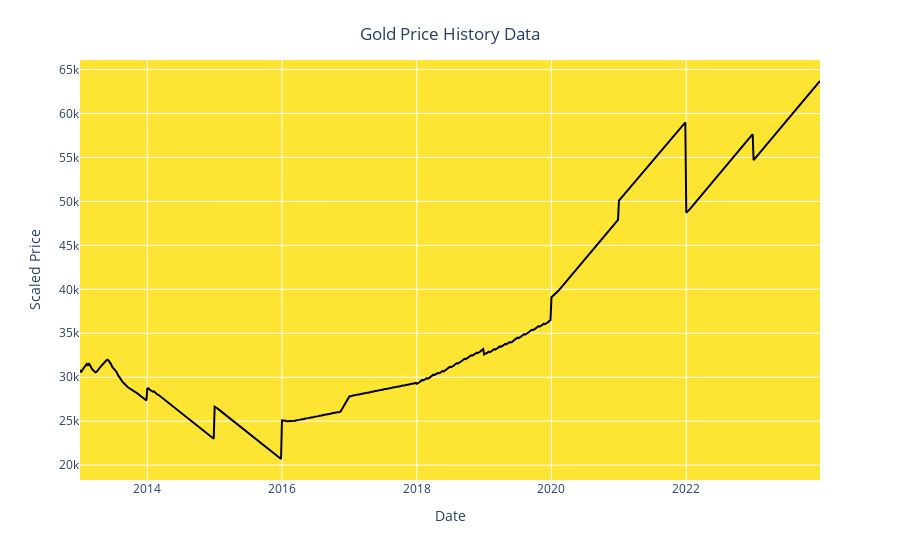

Notebook code for this chart:
### Code cell
fig = px.line(y=df.Price, x=df.Date)
fig.update_traces(line_color='black') 
fig.update_layout(xaxis_title="Date", 
                  yaxis_title="Scaled Price",
                  title={'text': "Gold Price History Data", 'y':0.95, 'x':0.5, 'xanchor':'center', 'yanchor':'top'},
                  plot_bgcolor='rgba(255,223,0,0.8)')

### Figure 1 — Plotly figure (JSON) as saved in the notebook; plotly's stock layout.template omitted (floating-point values rounded to 4 significant figures; data arrays with more than 128 entries replaced by an {"elided": "..."} marker saying what was removed)
{"data": [{"hovertemplate": "x=%{x}<br>y=%{y}<extra></extra>", "legendgroup": "", "line": {"color": "black", "dash": "solid"}, "marker": {"symbol": "circle"}, "mode": "lines", "name": "", "orientation": "v", "showlegend": false, "type": "scatter", "x": {"elided": "664 str values"}, "xaxis": "x", "y": {"elided": "664 int values"}, "yaxis": "y"}], "layout": {"legend": {"tracegroupgap": 0}, "margin": {"t": 60}, "plot_bgcolor": "rgba(255,223,0,0.8)", "title": {"text": "Gold Price History Data", "x": 0.5, "xanchor": "center", "y": 0.95, "yanchor": "top"}, "xaxis": {"anchor": "y", "domain": [0, 1], "title": {"text": "Date"}}, "yaxis": {"anchor": "x", "domain": [0, 1], "title": {"text": "Scaled Price"}}}}
